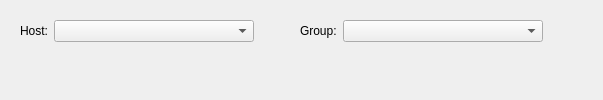
         <widget class="QWidget" name="tabProcessConfig">
          <attribute name="title">
           <string>Applications</string>
          </attribute>
          <layout class="QVBoxLayout" name="verticalLayout_21">
           <item>
            <widget class="QWidget" name="processGroupPanel" native="true">
             <property name="sizePolicy">
              <sizepolicy hsizetype="Preferred" vsizetype="Minimum">
               <horstretch>0</horstretch>
               <verstretch>0</verstretch>
              </sizepolicy>
             </property>
             <property name="minimumSize">
              <size>
               <width>0</width>
               <height>0</height>
              </size>
             </property>
             <layout class="QVBoxLayout" name="verticalLayout_20">
              <item>
               <layout class="QHBoxLayout" name="horizontalLayout_27">
                <item>
                 <widget class="QLabel" name="label_17">
                  <property name="text">
                   <string>Host:</string>
                  </property>
                 </widget>
                </item>
                <item>
                 <widget class="QComboBox" name="processHostCmbx">
                  <property name="sizePolicy">
                   <sizepolicy hsizetype="Expanding" vsizetype="Fixed">
                    <horstretch>4</horstretch>
                    <verstretch>0</verstretch>
                   </sizepolicy>
                  </property>
                  <property name="minimumSize">
                   <size>
                    <width>200</width>
                    <height>0</height>
                   </size>
                  </property>
                  <property name="statusTip">
                   <string>Player configuration file</string>
                  </property>
                 </widget>
                </item>
                <item>
                 <spacer name="horizontalSpacer_21">
                  <property name="orientation">
                   <enum>Qt::Horizontal</enum>
                  </property>
                  <property name="sizeHint" stdset="0">
                   <size>
                    <width>40</width>
                    <height>20</height>
                   </size>
                  </property>
                 </spacer>
                </item>
                <item>
                 <widget class="QLabel" name="label_18">
                  <property name="text">
                   <string>Group:</string>
                  </property>
                 </widget>
                </item>
                <item>
                 <widget class="QComboBox" name="processGroupCmbx">
                  <property name="sizePolicy">
                   <sizepolicy hsizetype="Expanding" vsizetype="Fixed">
                    <horstretch>4</horstretch>
                    <verstretch>0</verstretch>
                   </sizepolicy>
                  </property>
                  <property name="minimumSize">
                   <size>
                    <width>200</width>
                    <height>0</height>
                   </size>
                  </property>
                  <property name="statusTip">
                   <string>Player configuration file</string>
                  </property>
                 </widget>
                </item>
                <item>
                 <spacer name="horizontalSpacer_22">
                  <property name="orientation">
                   <enum>Qt::Horizontal</enum>
                  </property>
                  <property name="sizeHint" stdset="0">
                   <size>
                    <width>40</width>
                    <height>20</height>
                   </size>
                  </property>
                 </spacer>
                </item>
               </layout>
              </item>
             </layout>
            </widget>
           </item>
           <item>
            <widget class="QWidget" name="applicationTreeView" native="true">
             <property name="sizePolicy">
              <sizepolicy hsizetype="Preferred" vsizetype="Expanding">
               <horstretch>0</horstretch>
               <verstretch>0</verstretch>
              </sizepolicy>
             </property>
            </widget>
           </item>
          </layout>
         </widget>
